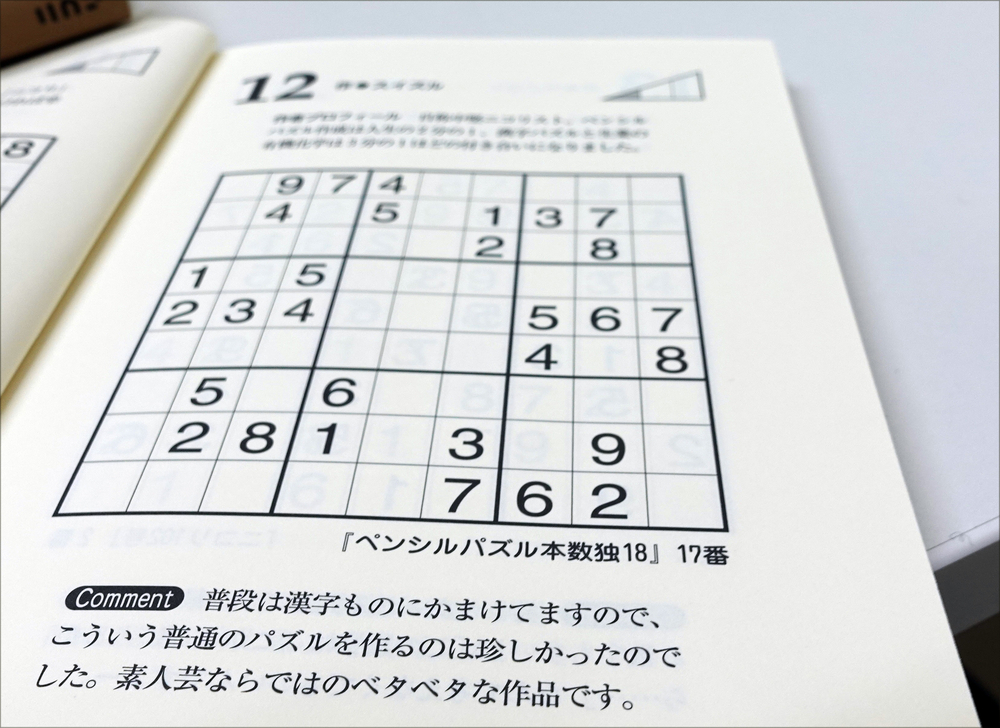
#> input picture data/level2/sudoku_00027.jpg, 1000 x 728 px; its folder holds 4 pictures in this run
$ jupyter execute recog_l3.ipynb
#> lines starting #> are read from the running program, lines starting #| are printed output that depends on the picture; after the words box and inside, x2 and y2 are one past the last pixel; in counts of white or black regions, pixels touching at a corner belong together
[cell 1]
import cv2
import numpy as np
import matplotlib.pyplot as plt
import pandas as pd
import pickle
import recog_l3
import os

[cell 2]
# image = cv2.imread("./data/level3/sample.jpg", cv2.IMREAD_COLOR)
num=15
# image = cv2.imread(f"./data/level3/sudoku_000{num}.jpg", cv2.IMREAD_COLOR)
num=27
# image = cv2.imread(f"./data/level1/sudoku_0{num}.jpg", cv2.IMREAD_COLOR)
image = cv2.imread(f"./data/level2/sudoku_000{num}.jpg", cv2.IMREAD_COLOR)
#> image is the input picture: shape (728, 1000, 3); mean B, G, R 218.9, 218.1, 216
image = cv2.cvtColor(image, cv2.COLOR_BGR2RGB)

trim_percentage=0.002
height, width, channels = image.shape[:3]
trim_width = int(width * trim_percentage)
trim_height = int(height * trim_percentage)
image = image[trim_height:height - trim_height, trim_width:width - trim_width]
#> image: shape (726, 996, 3)
gray = cv2.cvtColor(image, cv2.COLOR_RGB2GRAY)

gray= cv2.bilateralFilter(gray, 11, 2,2)
# gray_gb = cv2.GaussianBlur(gray, None, 2.0)
clahe = cv2.createCLAHE(clipLimit=.5, tileGridSize=(95,95))
# .5,75 にすると15はパスするが12が死ぬ、逆は12はパスするが15が死ぬ
gray = clahe.apply(gray)
# gray = cv2.equalizeHist(gray)
# ぼかし処理


# gray_gb =cv2.medianBlur(gray_gb, 5)
gray = cv2.fastNlMeansDenoising(gray, None, 10, 7, 21)
# 大津の二値化

thr, binary = cv2.threshold(gray, 0, 255, cv2.THRESH_OTSU)
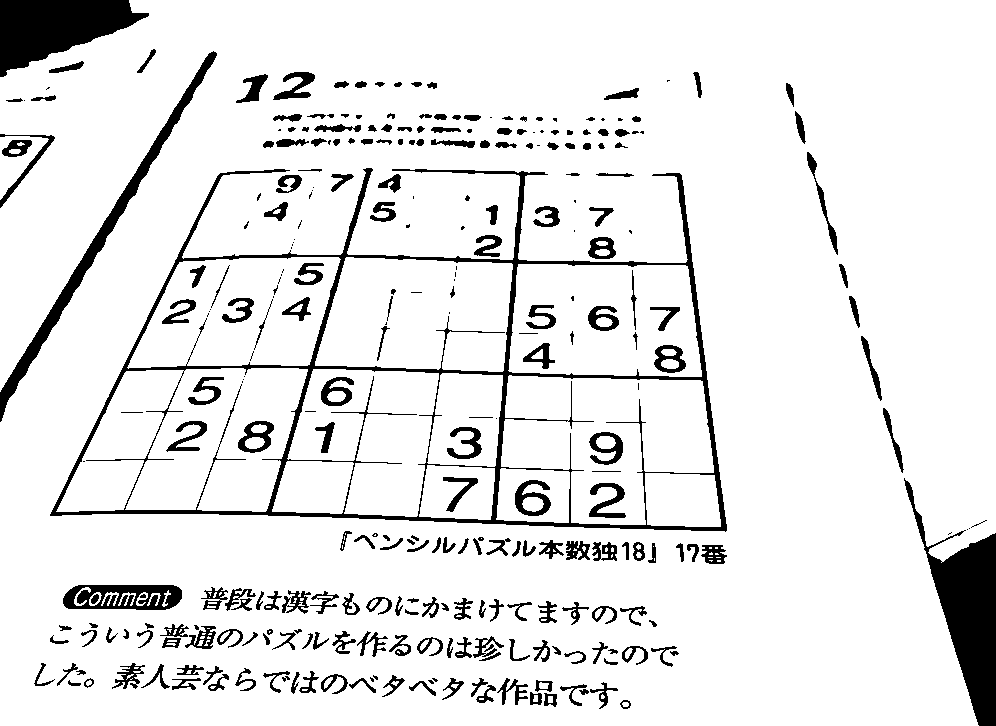
#> binary: shape (726, 996); 90.5% white; 306 black regions (67 under 20 px), largest, box (x1, y1, x2, y2) and area: (50, 168, 727, 532) 15523, (904, 478, 996, 726) 8326, (0, 0, 149, 77) 6715
#> thr = 162
new_thr = min(int(thr * 1.05), 255)
#> new_thr = 170
_, binary = cv2.threshold(gray, new_thr, 255, cv2.THRESH_BINARY)
plt.imshow(binary, cmap="gray")
plt.title("Otsu's binarization (threshold={:d})".format(int(thr)))
plt.show()

[cell 3]
edge = cv2.Canny(binary, 100, 200)
edge = cv2.dilate(edge, np.ones((5, 5), dtype=edge.dtype),iterations=1)
edge = cv2.erode(edge, np.ones((3, 3), dtype=edge.dtype),iterations=1)
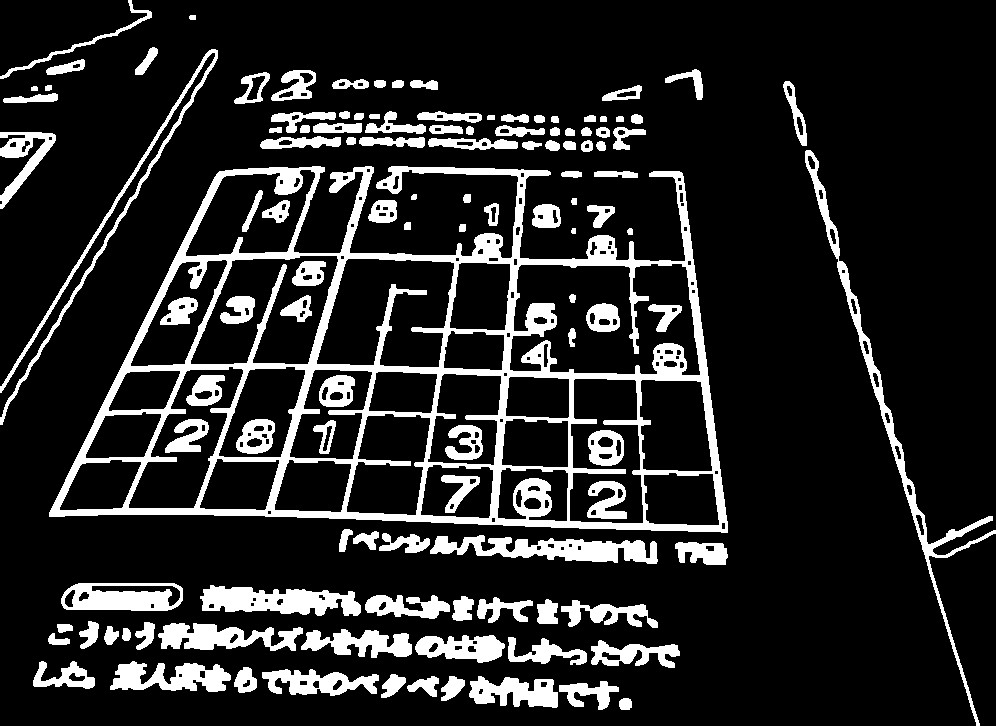
#> edge: shape (726, 996); 15.2% white; 119 white regions
# res_close = cv2.morphologyEx(binary, cv2.MORPH_OPEN, np.ones((5, 5), dtype=binary.dtype))
plt.imshow(edge, cmap="gray")
plt.title("After morphology operation".format(thr))
plt.show()

[cell 4]
# contours, _ = cv2.findContours(edge, cv2.RETR_TREE, cv2.CHAIN_APPROX_SIMPLE)
contours, _ = cv2.findContours(edge, cv2.RETR_EXTERNAL, cv2.CHAIN_APPROX_SIMPLE)
#> contours = 100 contours, 1 with area under 20; largest, box (x1, y1, x2, y2) and area: (49, 166, 728, 533) 173136, (805, 150, 996, 726) 4223, (430, 535, 658, 564) 3245, (200, 585, 361, 616) 3080, (61, 583, 183, 611) 3022
result = image.copy()
cv2.drawContours(result, contours, -1, (255, 0, 0), 3, cv2.LINE_AA)
plt.imshow(result)
plt.show()
# [4 lines of commented-out code are left out]

[cell 5]
longest_cnt = None
max_length = 0.0
max_area = 0.0
result = image.copy()
epsilon=3e-2
for cnt in contours:
    # 輪郭線の長さを計算
    arclen = cv2.arcLength(cnt, True)
    approx=cv2.approxPolyDP(cnt, arclen *epsilon, True)
    area=cv2.contourArea(cnt)
    x, y, w, h = cv2.boundingRect(approx)
    internal_area_ratio = area / (w * h)
    if len(approx)<10 and len(approx) >= 4 and internal_area_ratio>0.5:
        # print(len(approx), x,y,w,h, arclen,internal_area_ratio)
        cv2.drawContours(result, [approx], -1, (255, 0, 0), 3, cv2.LINE_AA)
        # plt.imshow(result)
        # plt.show()
        if  max_area < area:
            max_area = area
            max_length = arclen
            longest_cnt = cnt
#> this loop made 100 passes
#> (arclen, approx, area, x, y, w, h, internal_area_ratio) on passes 28, 47: (277.8, [[61, 603], [167, 610], [182, 588], [78, 583]], 3022.5, 61, 583, 122, 28, 0.885), (3238, [[49, 512], [727, 532], [682, 173], [219, 171]], 173136.5, 49, 171, 679, 362, 0.704)
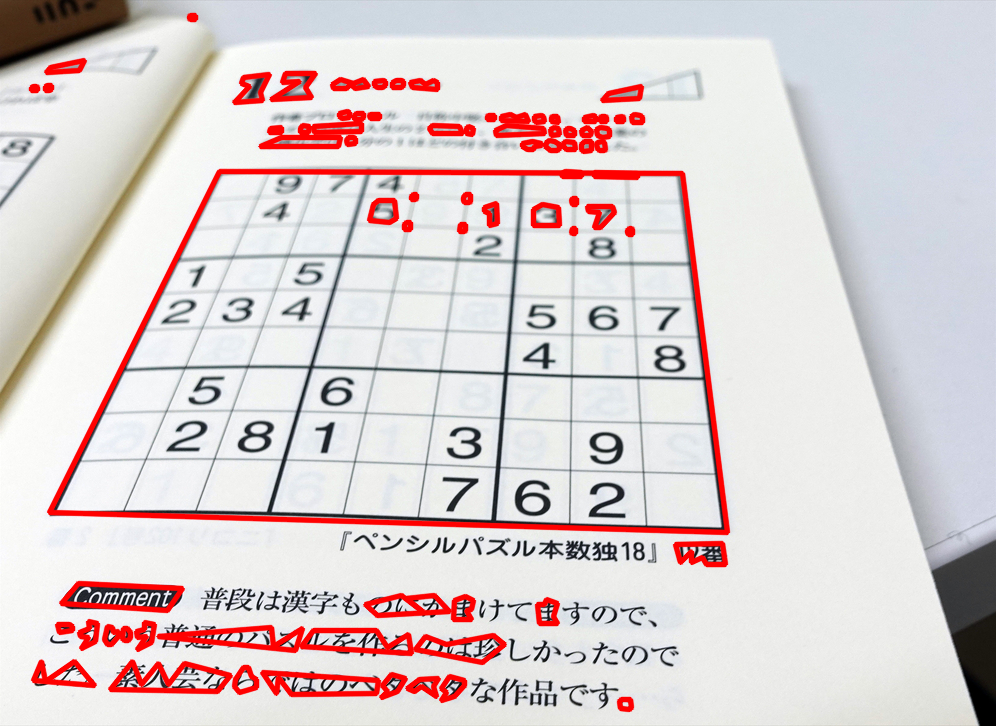
#> result: shape (726, 996, 3); mean R, G, B 219.7, 208.2, 208.8
#> after the loop, longest_cnt = contour of 915 points, box (x1, y1, x2, y2) (49, 166, 728, 533), area 173136; max_area = 173136.5; max_length = 3238
result = image.copy()
tmp=image.copy()

# plt.imshow(result)
# plt.show()
# print(len(longest_cnt))
arclen = cv2.arcLength(longest_cnt, True)
#> arclen = 3238
approx = cv2.approxPolyDP(longest_cnt, arclen * epsilon, True)
#> approx = [[49, 512], [727, 532], [682, 173], [219, 171]]
cv2.drawContours(tmp, [approx], -1, (255, 0, 255), 3, cv2.LINE_AA)
cv2.drawContours(result, [approx], -1, (0,0,0), 3, cv2.LINE_AA)
plt.imshow(tmp)
plt.title("Red region has {:d} corners".format(len(approx)))
plt.show()
print(len(approx))
#| 4

[cell 6]
# 輪郭線の重心を計算する
M = cv2.moments(approx)
#> M = moments, m00 200362.5, centre m10/m00, m01/m00 = (419.1, 358.2)
cx = int(M['m10'] / M['m00'])
#> cx = 419
cy = int(M['m01'] / M['m00'])
#> cy = 358

# 各点に対して、重心からの距離を計算し、1.1倍した点を取得する
new_approx = []
for point in approx:
    x, y = point[0]
    dist = np.sqrt((cx - x)**2 + (cy - y)**2)
    dist_new = dist * 1.2
    x_new = int(cx - dist_new * (cx - x) / dist)
    y_new = int(cy - dist_new * (cy - y) / dist)
    new_approx.append([[x_new, y_new]])
#> this loop made 4 passes
#> (x, y, dist, dist_new, x_new, y_new) on passes 1 to 4: (49, 512, 400.8, 480.9, -25, 542), (727, 532, 353.8, 424.5, 788, 566), (682, 173, 321.5, 385.9, 734, 136), (219, 171, 273.8, 328.6, 179, 133)
#> after the loop, new_approx = [[[-25, 542]], [[788, 566]], [[734, 136]], [[179, 133]]]

# 新しい近似を描画する
new_approx = np.array(new_approx)
#> new_approx = [[-25, 542], [788, 566], [734, 136], [179, 133]]
cv2.drawContours(tmp, [np.array(new_approx)], -1, (0, 255, 255), 3, cv2.LINE_AA)
plt.imshow(tmp)
plt.title("Red region has {:d} corners".format(len(new_approx)))
plt.show()

[cell 7]
# さっきのところを切り取って射影変換
x, y, w, h = cv2.boundingRect(new_approx)
padding=100
color = [255, 255, 255] #白
result= cv2.copyMakeBorder(result, padding,padding,padding,padding, cv2.BORDER_CONSTANT, value=color)
#> result: shape (926, 1196, 3)
cropped = result[y+padding:y+padding+h, x+padding:x+padding+w]
plt.imshow(cropped)
plt.show()
# print(approx)
new_approx=new_approx-(x,y)
src_pts = new_approx.reshape((-1, 2)).astype("float32")
center = np.mean(src_pts, axis=0)
# ４点を重心からの角度でソートする
# 時計回りになる
src_pts = np.array(sorted(src_pts, key=lambda p: np.arctan2(p[1]-center[1], p[0]-center[0])))

# 結果を表示する
print(src_pts)
#| [[204.   0.]
#|  [759.   3.]
#|  [813. 433.]
#> (further printed lines are left out)
# 縦横比の計算
w = np.linalg.norm(src_pts[3] - src_pts[0])
h = np.linalg.norm(src_pts[1] - src_pts[0])
aspect = abs(w) / abs(h)

# 新しい画像サイズを設定
# new_w = int(1000*aspect)
new_w = 1000
new_h = 1000
# dst_pts = np.array([(0, 0), (0, new_h), (new_w, new_h), (new_w, 0)], dtype="float32")
dst_pts = np.array([(0, 0), (new_w, 0), (new_w, new_h), (0, new_h)], dtype="float32")

# 射影変換を計算して、パースをキャンセルする
warp = cv2.getPerspectiveTransform(src_pts, dst_pts)
result = cv2.warpPerspective(cropped, warp, (new_w, new_h))
#> result: shape (1000, 1000, 3)

# [8 lines of commented-out code are left out]
plt.imshow(result, cmap="gray")
plt.show()

[cell 8]
def is_square(cnt,sides):

    # 輪郭の面積と外接矩形の面積を比較
    area = cv2.contourArea(cnt)
    rect_area = sides[0]*sides[1]
    side_ratio=(sides[1]+sides[3])/(sides[0]+sides[2])
    # if side_ratio>2 or side_ratio<0.5:
    #     return False
    if area / rect_area < 0.3 or area / rect_area > 3:
        return False
    return True
n_dilate,n_erode,clipLimit2,tileGridSize2,clahe_time2=4,3,.46,7,2
gray = cv2.cvtColor(result, cv2.COLOR_BGR2GRAY)
#> gray: shape (1000, 1000)
gray= cv2.bilateralFilter(gray, 11, 2,2)

# Apply CLAHE
clahe = cv2.createCLAHE(clipLimit=clipLimit2, tileGridSize=(tileGridSize2,tileGridSize2))
for i in range(clahe_time2):
    gray = clahe.apply(gray)

# Apply histogram equalization
# gray = cv2.equalizeHist(gray)
kernel = np.ones((2,2), np.uint8)
gray = cv2.morphologyEx(gray, cv2.MORPH_DILATE, kernel,iterations=n_dilate)
gray = cv2.morphologyEx(gray, cv2.MORPH_ERODE, kernel,iterations=n_erode)

# Apply denoising
gray = cv2.fastNlMeansDenoising(gray, None, 10, 7, 21)

# 大津の二値化を適用
thresh, binary = cv2.threshold(gray, 0, 255, cv2.THRESH_OTSU)
# new_thr = min(int(thresh * otsu_times), 255)
# _, binary = cv2.threshold(gray, new_thr, 255, cv2.THRESH_BINARY)
edge = cv2.Canny(binary, 100, 200)
edge = cv2.dilate(edge, np.ones((11, 11), dtype=edge.dtype))
edge = cv2.erode(edge, np.ones((9, 9), dtype=edge.dtype))
# 輪郭を検出する
contours, hierarchy = cv2.findContours(edge, cv2.RETR_TREE, cv2.CHAIN_APPROX_SIMPLE)

# plt.imshow(binary, cmap="gray")
# plt.show()
# 正方形を検出する
res2 = result.copy()
count=0
# contours=sorted(contours, key=lambda x:x[0][0][0])
contours=sorted(contours, key=lambda c: (cv2.boundingRect(c)[0], cv2.boundingRect(c)[1]))
# contours=sorted(contours, key=lambda x:x[0][0][1])
squares=[]
for cnt in contours:
    # 輪郭線の近似を行う
    arclen = cv2.arcLength(cnt, True)
    approx = cv2.approxPolyDP(cnt, arclen * 7e-2, True)
    if len(approx) == 4:

        # 各辺の長さを計算する
        sides = []
        points = []
        for i in range(4):
            x1, y1 = approx[i][0]
            x2, y2 = approx[(i + 1) % 4][0]
            side = np.sqrt((x2 - x1)**2 + (y2 - y1)**2)
            points.append([x1, y1])
            sides.append(side)
        points=sorted(points, key=lambda x:x[0])
        if points[0][1]<points[1][1]:
            points[0],points[1]=points[1],points[0]

        # 各辺の長さがほぼ等しい場合、正方形とみなす
        # if np.std(sides) < np.mean(sides) :
        if is_square(cnt,sides):
            if max(sides) >= result.shape[0] / 2 or min(sides) <= result.shape[0] / 9:
            # if min(sides) <= result.shape[0] / 9:
                continue
            cv2.drawContours(res2, [approx], -1, (255,0,255), 2)
            # put number
            count+=1
            squares.append(approx)
            cv2.putText(res2, str(count), (points[0][0],points[0][1]), cv2.FONT_HERSHEY_PLAIN, 3, (255,0,0), 3, cv2.LINE_AA)
#> this loop made 100 passes
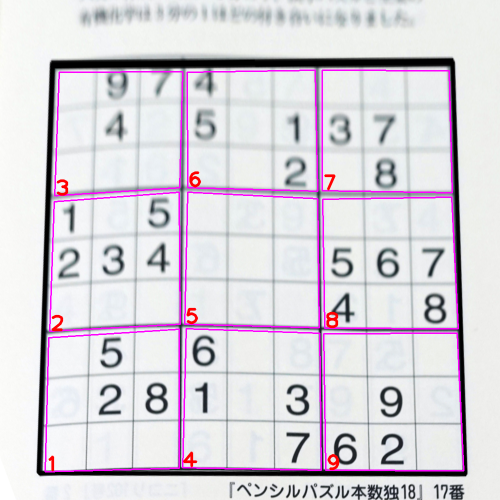
#> res2: shape (1000, 1000, 3) (shown at 1/2 size); mean R, G, B 216.7, 211.4, 219.3
plt.imshow(res2)
plt.show()

[cell 9]
# contoursのソート
# 左上の輪郭を取得する
top_left = None
init_squares=squares
# 重心
centers = []
# 重心と輪郭の対応
cen2contours={}

for cnt in squares:
    M = cv2.moments(cnt)
    cx = int(M['m10'] / M['m00'])
    cy = int(M['m01'] / M['m00'])
    centers.append((cx, cy))
    cen2contours[(cx, cy)]=cnt
#> this loop made 9 passes
#> cnt on passes 1 to 4: [[358, 658], [358, 936], [90, 943], [97, 675]], [[358, 384], [360, 648], [99, 662], [108, 403]], [[365, 143], [359, 375], [109, 391], [118, 144]], [[372, 657], [639, 666], [642, 940], [365, 935]]
not_visited=set(center for center in centers)

top_left = min(centers, key=lambda s: s[0] + s[1])

not_visited.remove(top_left)
squares=[[top_left]]
# 左上の輪郭の中でy軸方向に近い順に2つの輪郭を選択する
current_pos = top_left
for i in range(2):
    min_dist = float('inf')
    next_square = None
    for cnt in not_visited:
        x,y=cnt
        dist= np.sqrt((x - current_pos[0])**2 + (y - current_pos[1])**2)
        if dist < min_dist and y > current_pos[1]+5 and x<current_pos[0]+50:
            min_dist = dist
            next_square = cnt
    if next_square is not None:
        squares.append([next_square])
        current_pos = next_square
        not_visited.remove(next_square)
# 各輪郭に対してx軸方向に近い順に8つの輪郭を選択する
res3 = result.copy()
count = 0
# # print(squares)

for i in range(3):
    left_most = squares[i][0]
    # print(left_most)
    current_pos = left_most
    for j in range(2):
        min_dist = float('inf')
        next_square = None
        for cnt in not_visited:
            x, y=cnt
            # dist = abs(y - current_pos[1])
            dist= np.sqrt((x - current_pos[0])**2 + (y - current_pos[1])**2)
            if dist < min_dist and x > current_pos[0]+5 and y<current_pos[1]+50:
                min_dist = dist
                next_square = cnt
        if next_square is not None:
            squares[i].append(next_square)
            current_pos = next_square
            not_visited.remove(next_square)
for i in range(3):
    for j in range(3):
        try:
            cx,cy= squares[i][j]
        except IndexError:
            # print(i,j)
            continue
        cnt=cen2contours[(cx,cy)]
        x, y, w, h = cv2.boundingRect(cnt)
        cv2.drawContours(res3, [cnt], -1, (255,0,255), 2)
        count += 1
        cv2.putText(res3, str(count), (x, y+h), cv2.FONT_HERSHEY_PLAIN, 5, (255, 0, 0), 2, cv2.LINE_AA)
plt.imshow(res3)

[cell 10]
problem=np.zeros((9,9))
pixel=20
white_thres=250
# scaler = pd.read_pickle('./models/Rand_numbers_mix_l2_scaler.pickle')
scaler = pd.read_pickle('./models/MLPC_numbers_mix_scaler.pickle')
#> (reads models/MLPC_numbers_mix_scaler.pickle from the repository)
# clf = pd.read_pickle('./models/Rand_numbers_mix_l2_clf.pickle')
clf=pd.read_pickle('./models/MLPC_numbers_mix_clf.pickle')
#> (reads models/MLPC_numbers_mix_clf.pickle from the repository)
for i in range(3):
    for j in range(3):
        cnt=cen2contours[squares[i][j]]
        x, y, w, h = cv2.boundingRect(cnt)
        cropped = result[y:y+h, x:x+w]
        # plt.imshow(cropped)
        # plt.show()
        # print(approx)
        cnt=cnt-(x,y)
        src_pts = cnt.reshape((-1, 2)).astype("float32")
        center = np.mean(src_pts, axis=0)
        # ４点を重心からの角度でソートする
        # 時計回りになる
        src_pts = np.array(sorted(src_pts, key=lambda p: np.arctan2(p[1]-center[1], p[0]-center[0])))

        # 結果を表示する
        # print(src_pts)
        # 縦横比の計算
        w = np.linalg.norm(src_pts[3] - src_pts[0])
        h = np.linalg.norm(src_pts[1] - src_pts[0])
        aspect = abs(w) / abs(h)

        # 新しい画像サイズを設定
        new_w = int(1000*aspect)
        # new_w = 1000
        new_h = 1000
        # dst_pts = np.array([(0, 0), (0, new_h), (new_w, new_h), (new_w, 0)], dtype="float32")
        dst_pts = np.array([(0, 0), (new_w, 0), (new_w, new_h), (0, new_h)], dtype="float32")

        # 射影変換を計算して、パースをキャンセルする
        warp = cv2.getPerspectiveTransform(src_pts, dst_pts)
        res4 = cv2.warpPerspective(cropped, warp, (new_w, new_h))
        res4=cv2.cvtColor(res4, cv2.COLOR_RGB2GRAY)
        thr, res4 = cv2.threshold(res4, 0, 255, cv2.THRESH_OTSU)
        res4=cv2.resize(res4, (pixel*3,pixel*3), interpolation=cv2.INTER_AREA)
        for k in range(3):
            for l in range(3):
                digit_square = res4[k*pixel:(k+1)*pixel,l*pixel:(l+1)*pixel]
                problem_i=i*3+k
                problem_j=j*3+l
                if np.mean(digit_square)>=white_thres:
                    problem[problem_i][problem_j]=0
                    continue
                digit_square = digit_square.reshape(1, -1)/255.0
                digit_square=scaler.transform(digit_square)
                prediction = clf.predict(digit_square)
                # predicted_digit = np.argmax(prediction)
                problem[problem_i][problem_j]=prediction[0]
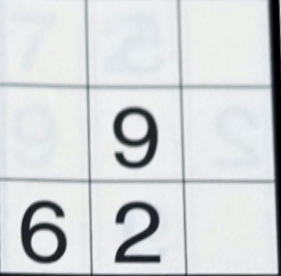
#> cropped: shape (276, 281, 3); mean R, G, B 212.8, 215.4, 217
        # if j%9==3:
        #     plt.imshow(res4)
        #     plt.show()
problem
